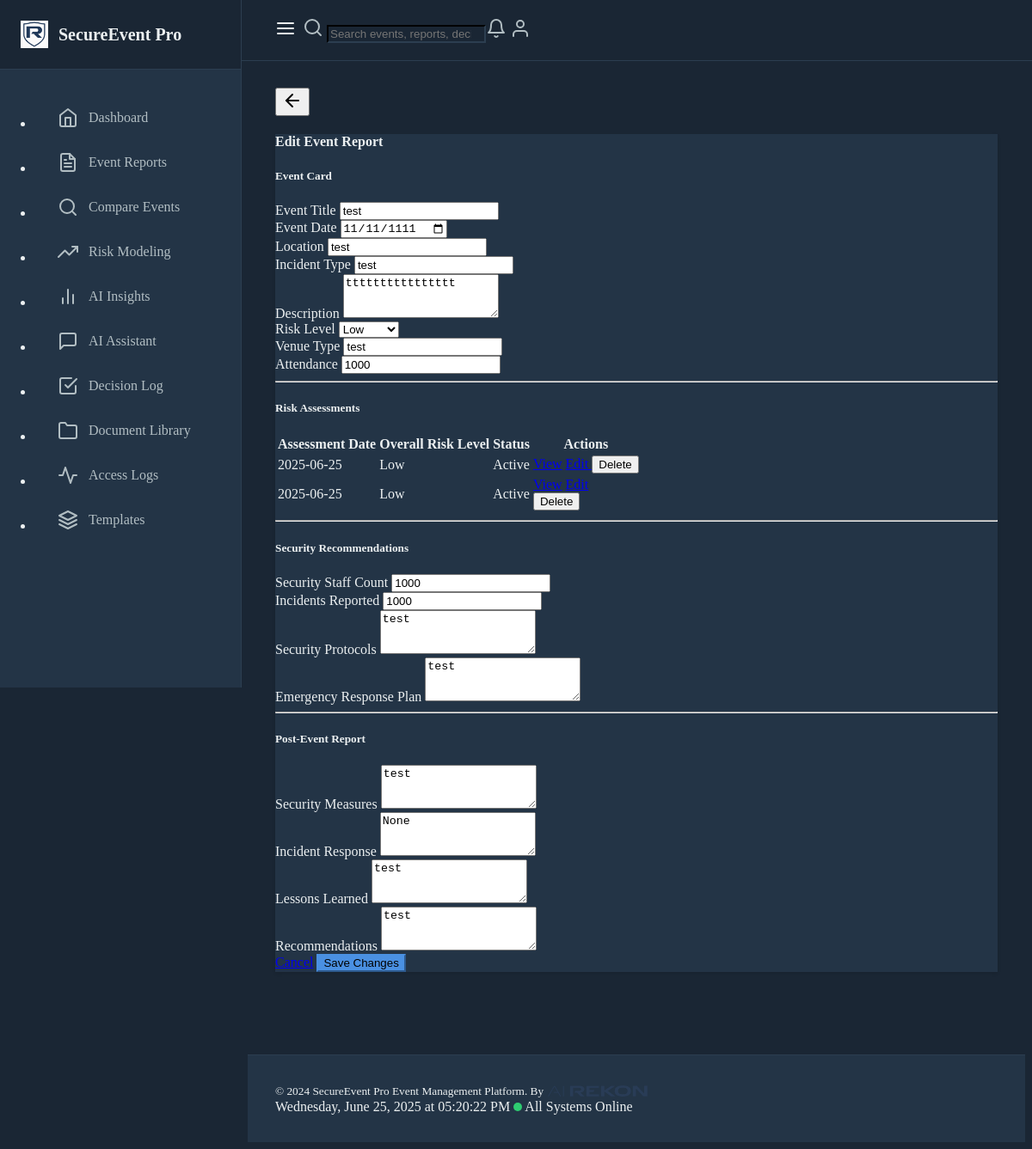
The page /edit-event-report/6 on the database its author committed.
### models.py (models this page shows, shortened)
class EventReport(db.Model):
    id = db.Column(db.Integer, primary_key=True)
    title = db.Column(db.String(200), nullable=False)
    date = db.Column(db.DateTime, nullable=False)
    location = db.Column(db.String(200), nullable=False)
    description = db.Column(db.Text, nullable=False)
    risk_level = db.Column(db.String(50), nullable=False)
    incident_type = db.Column(db.String(100), nullable=False)
    created_at = db.Column(db.DateTime, default=datetime.utcnow)
    venue_type = db.Column(db.String(50))
    security_staff_count = db.Column(db.Integer, default=0)
    security_staff_roles = db.Column(db.JSON, default=dict)
    incidents_reported = db.Column(db.Integer, default=0)
    incident_summary = db.Column(db.Text)
    attendance = db.Column(db.Integer)
    security_measures = db.Column(db.Text)
    incident_response = db.Column(db.Text)
    lessons_learned = db.Column(db.Text)
    recommendations = db.Column(db.Text)
    security_protocols = db.Column(db.Text)
    emergency_response_plan = db.Column(db.Text)
    post_event_analysis = db.Column(db.Text)
    activity_logs = db.relationship('ActivityLog', backref='event_report', lazy=True)
    estimated_risk_level = db.Column(db.String(50))
    risk_assessments = db.relationship('RiskAssessment', backref='event_report', lazy=True)

class RiskAssessment(db.Model):
    id = db.Column(db.Integer, primary_key=True)
    event_report_id = db.Column(db.Integer, db.ForeignKey('event_report.id'), nullable=False)
    assessment_date = db.Column(db.DateTime, default=datetime.utcnow)
    risk_factors = db.Column(db.JSON, default=list)
    overall_risk_level = db.Column(db.String(50), nullable=False)
    assessor_notes = db.Column(db.Text)
    mitigation_measures = db.Column(db.JSON, default=list)
    residual_risk_level = db.Column(db.String(50))
    review_date = db.Column(db.DateTime)
    status = db.Column(db.String(50), default='Active')

### routes.py (the view, shortened to what this page needs)
@app.route("/edit-event-report/<int:report_id>", methods=["GET", "POST"])
def edit_event_report(report_id):
    report = EventReport.query.get_or_404(report_id)
    return render_template("create_event_report.html", report=report)

### routes.py (called while the page is built)
@app.before_request
def before_request():
    g.start_time = datetime.utcnow()
    g.activity_log = None

@app.after_request
def after_request(response):
    if hasattr(g, "activity_log") and g.activity_log:
        end_activity_tracking(g.activity_log)
    return response

### templates/create_event_report.html (shortened to what this page needs)
{% extends "base.html" %}
{% block content %}
<div class="container mt-4">
    <div class="card">
        <div class="card-header">
            <h4 class="mb-0">{{ 'Edit Event Report' if report else 'Create New Event Report' }}</h4>
        </div>
        <div class="card-body">
            <h5 class="mb-3">Event Card</h5>
            <form action="{% if report %}{{ url_for('edit_event_report', report_id=report.id) }}{% else %}{{ url_for('create_event_report') }}{% endif %}" method="POST">
                <div class="row">
                    <div class="col-md-6 mb-3">
                        <label for="title" class="form-label">Event Title</label>
                        <input type="text" class="form-control" id="title" name="title" value="{{ report.title if report else '' }}" required>
                    </div>
                    <div class="col-md-6 mb-3">
                        <label for="date" class="form-label">Event Date</label>
                        <input type="date" class="form-control" id="date" name="date" value="{{ report.date.strftime('%Y-%m-%d') if report else '' }}" required>
                    </div>
                </div>
                <div class="row">
                    <div class="col-md-6 mb-3">
                        <label for="location" class="form-label">Location</label>
                        <input type="text" class="form-control" id="location" name="location" value="{{ report.location if report else '' }}" required>
                    </div>
                    <div class="col-md-6 mb-3">
                        <label for="incident_type" class="form-label">Incident Type</label>
                        <input type="text" class="form-control" id="incident_type" name="incident_type" value="{{ report.incident_type if report else '' }}" required>
                    </div>
                </div>
                <div class="mb-3">
                    <label for="description" class="form-label">Description</label>
                    <textarea class="form-control" id="description" name="description" rows="3" required>{{ report.description if report else '' }}</textarea>
                </div>
                <div class="row">
                    <div class="col-md-4 mb-3">
                        <label for="risk_level" class="form-label">Risk Level</label>
                        <select class="form-select" id="risk_level" name="risk_level" required>
                            {% for level in ['Low','Medium','High'] %}
                            <option value="{{ level }}" {% if report and report.risk_level==level %}selected{% endif %}>{{ level }}</option>
                            {% endfor %}
                        </select>
                    </div>
                    <div class="col-md-4 mb-3">
                        <label for="venue_type" class="form-label">Venue Type</label>
                        <input type="text" class="form-control" id="venue_type" name="venue_type" value="{{ report.venue_type if report else '' }}">
                    </div>
                    <div class="col-md-4 mb-3">
                        <label for="attendance" class="form-label">Attendance</label>
                        <input type="number" class="form-control" id="attendance" name="attendance" value="{{ report.attendance if report else '' }}">
                    </div>
                </div>
                <hr>
                <h5 class="mt-4">Risk Assessments</h5>
                <div class="mb-4">
                {% if report %}
                    {% if report.risk_assessments %}
                    <div class="table-responsive">
                        <table class="table table-hover">
                            <thead>
                                <tr>
                                    <th>Assessment Date</th>
                                    <th>Overall Risk Level</th>
                                    <th>Status</th>
                                    <th>Actions</th>
                                </tr>
                            </thead>
                            <tbody>
                                {% for a in report.risk_assessments %}
                                <tr>
                                    <td>{{ a.assessment_date.strftime('%Y-%m-%d') }}</td>
                                    <td>
                                        <span class="badge bg-{{ 'danger' if a.overall_risk_level=='High' else 'warning' if a.overall_risk_level=='Medium' else 'success' }}">{{ a.overall_risk_level }}</span>
                                    </td>
                                    <td>{{ a.status }}</td>
                                    <td class="text-end">
                                        <a href="{{ url_for('view_risk_assessment', assessment_id=a.id) }}" class="btn btn-sm btn-outline-secondary me-1">View</a>
                                        <a href="{{ url_for('edit_risk_assessment', assessment_id=a.id) }}" class="btn btn-sm btn-outline-primary me-1">
                                            Edit
                                        </a>
                                        <form action="{{ url_for('delete_risk_assessment', assessment_id=a.id) }}" method="POST" class="d-inline">
                                            <button type="submit" class="btn btn-sm btn-outline-danger" onclick="return confirm('Delete this assessment?');">Delete</button>
                                        </form>
                                    </td>
                                </tr>
                                {% endfor %}
                            </tbody>
                        </table>
                    </div>
                    {% endif %}
                {% else %}
                    <div class="alert alert-warning">
                        Save the event first, then you can add detailed risk assessments.
                    </div>
                {% endif %}
                </div>
                <hr>
                <h5 class="mt-4">Security Recommendations</h5>
                <div class="row">
                    <div class="col-md-6 mb-3">
                        <label for="security_staff_count" class="form-label">Security Staff Count</label>
                        <input type="number" class="form-control" id="security_staff_count" name="security_staff_count" value="{{ report.security_staff_count if report else 0 }}">
                    </div>
                    <div class="col-md-6 mb-3">
                        <label for="incidents_reported" class="form-label">Incidents Reported</label>
                        <input type="number" class="form-control" id="incidents_reported" name="incidents_reported" value="{{ report.incidents_reported if report else 0 }}">
                    </div>
                </div>
                <div class="mb-3">
                    <label for="security_protocols" class="form-label">Security Protocols</label>
                    <textarea class="form-control" id="security_protocols" name="security_protocols" rows="3">{{ report.security_protocols if report else '' }}</textarea>
                </div>
                <div class="mb-3">
                    <label for="emergency_response_plan" class="form-label">Emergency Response Plan</label>
                    <textarea class="form-control" id="emergency_response_plan" name="emergency_response_plan" rows="3">{{ report.emergency_response_plan if report else '' }}</textarea>
                </div>
                <hr>
                <h5 class="mt-4">Post-Event Report</h5>
                <div class="mb-3">
                    <label for="security_measures" class="form-label">Security Measures</label>
                    <textarea class="form-control" id="security_measures" name="security_measures" rows="3">{{ report.security_measures if report else '' }}</textarea>
                </div>
                <div class="mb-3">
                    <label for="incident_response" class="form-label">Incident Response</label>
                    <textarea class="form-control" id="incident_response" name="incident_response" rows="3">{{ report.incident_response if report else '' }}</textarea>
                </div>
                <div class="mb-3">
                    <label for="lessons_learned" class="form-label">Lessons Learned</label>
                    <textarea class="form-control" id="lessons_learned" name="lessons_learned" rows="3">{{ report.lessons_learned if report else '' }}</textarea>
                </div>
                <div class="mb-3">
                    <label for="recommendations" class="form-label">Recommendations</label>
                    <textarea class="form-control" id="recommendations" name="recommendations" rows="3">{{ report.recommendations if report else '' }}</textarea>
                </div>
                <div class="d-flex justify-content-end">
                    <a href="{{ url_for('index') }}" class="btn btn-secondary me-2">Cancel</a>
                    <button type="submit" class="btn btn-primary">{{ 'Save Changes' if report else 'Create Report' }}</button>
                </div>
            </form>
        </div>
    </div>
</div>
{% endblock %}

### templates/base.html (style rules this page uses)
:root { --primary-color: #4A90E2; --secondary-color: #2C3E50; --accent-color: #3498DB; --background-dark: #1A2634; --card-bg: #233446; --text-primary: #ECF0F1; --text-secondary: #B2BEC3; }
body { background-color: var(--background-dark); color: var(--text-primary); }
.card { background-color: var(--card-bg); border-color: var(--secondary-color); }
.btn-primary { background-color: var(--primary-color); border-color: var(--primary-color); }
.card { border: 1px solid var(--bs-border-color); box-shadow: 0 2px 4px rgba(0, 0, 0, 0.1); }
.badge { font-weight: 500; }

### rows shown on the page
EventReport: title "test", date "11/11/1111", location "test", incident_type "test", description "tttttttttttttttt", risk_level "Low", venue_type "test", attendance "1000", security_staff_count "1000", incidents_reported "1000", security_protocols "test", emergency_response_plan "test", security_measures "test", incident_response "None", lessons_learned "test", recommendations "test"
RiskAssessment: assessment_date "2025-06-25", overall_risk_level "Low", status "Active"
RiskAssessment: assessment_date "2025-06-25", overall_risk_level "Low", status "Active"

### other values the page prints
{{ 'Edit Event Report' if report else 'Create New Event Report' }} "Edit Event Report"
{{ 'Save Changes' if report else 'Create Report' }} "Save Changes"
